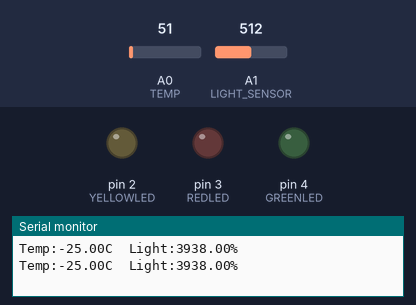
Bench run of a sketch on a simulated Arduino Uno, built with avr-gcc and run on an emulated ATmega328P. On the bench: output pins drawn as LEDs (lit = HIGH), the last lines printed to the serial monitor. Inputs (shaded band) come from the test bench; at power-on: A1 (LIGHT_SENSOR) = 512, A0 (TEMP) = 51. Random numbers use the default seed unless the sketch sets one.

Above: at 1.8 s.
1.9 s: A1 (LIGHT_SENSOR) set to 15
3.4 s: A1 (LIGHT_SENSOR) set to 12
At 4.9 s:
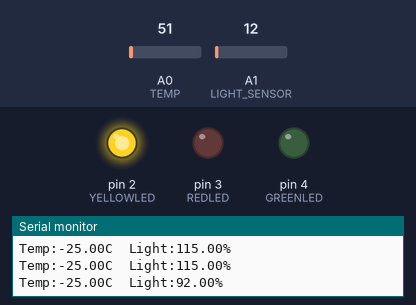
5.5 s: A0 (TEMP) set to 134
7.2 s: A0 (TEMP) set to 155
At 9.2 s:
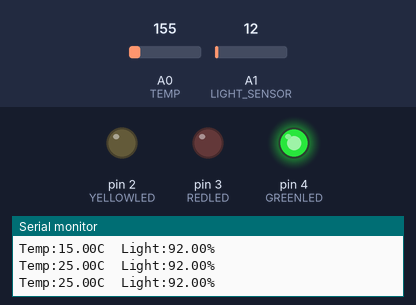
9.5 s: A1 (LIGHT_SENSOR) set to 0
At 10.9 s:
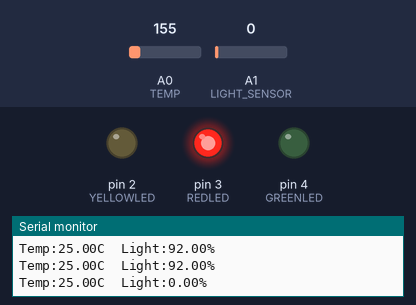
11.5 s: A0 (TEMP) set to 86
13.2 s: A0 (TEMP) set to 72
At 15.4 s:
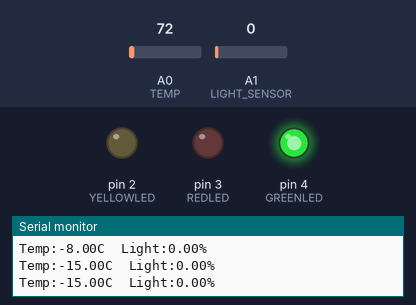
Timing chart, 0 to 16.5 s (numbered marks = the images above; inputs shaded):
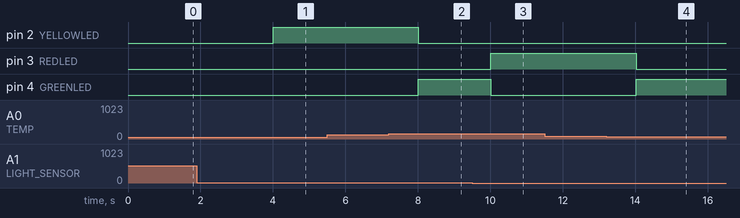

Measured:
- the behaviour switches between 14 and 13 on A1 (LIGHT_SENSOR) (found by bisection; images 0 and 1)
- the behaviour switches between 144 and 145 on A0 (TEMP) (found by bisection; images 1 and 2)
- the behaviour switches between 78 and 77 on A0 (TEMP) (found by bisection; images 3 and 4)
- after the input at 3.4 s, pin 2 (YELLOWLED): LOW → HIGH after 0.61 s
- after the input at 7.2 s, pin 2 (YELLOWLED): HIGH → LOW after 0.81 s; pin 4 (GREENLED): LOW → HIGH after 0.81 s
- after the input at 9.5 s, pin 3 (REDLED): LOW → HIGH after 0.51 s; pin 4 (GREENLED): HIGH → LOW after 0.51 s
- after the input at 13.2 s, pin 3 (REDLED): HIGH → LOW after 0.82 s; pin 4 (GREENLED): LOW → HIGH after 0.82 s

The sketch:

e2.ino
```cpp
// (C) Henrik Lagrosen, János Litkei, Shiyao Xin; Group 35 (2024)
// Work package 0
// Exercise 1
// Submission code: 023513

/* ------------------------------ Define macros ----------------------------- */
#define TEMP         A0   // defines temperature pin
#define LIGHT_SENSOR A1   // defines light sensro pin
#define YELLOWLED    2    // defines yellow led pin
#define REDLED       3    // defines red led pin
#define GREENLED     4    // dewfdines green led pin

// defines setuo function which runs once when program start
void setup() {
    pinMode(GREENLED, OUTPUT);    // configure the green LED
    pinMode(YELLOWLED, OUTPUT);   // configure the yellow LED
    pinMode(REDLED, OUTPUT);      // configure the red LED
    Serial.begin(9600);           // initialize the serial communication
}

// defines loop function which runs continuously
void loop() {
    double tempValue = analogRead(TEMP);   // retrieve the value from temperature sensor
    // map the read in values to the actual temperature values in farenheight
    double temperature = map(tempValue, 20, 358, -40, 125);
    // retrieve the value of the light sensor
    double lightValue = analogRead(LIGHT_SENSOR);
    // map the read in values in percentage
    double lightIntensity = map(lightValue, 0, 13, 0, 100);
    // light up the LED
    indicate_led(temperature, lightIntensity);

    Serial.print("Temp:");
    Serial.print(temperature);
    Serial.print("C\t");
    Serial.print("Light:");
    Serial.print(lightIntensity);
    Serial.println("%");
    delay(1000);   // Wait for 1000 millisecond(s)
}

// This function compare the values of the temperature sensor and light sensor, and light up the LED
void indicate_led(double temperature, double lightIntensity) {
    // indicate the normal dependency
    if ((temperature < -12 && lightIntensity == 0) ||
        (temperature >= -12 && temperature <= 0 && lightIntensity >= 1 && lightIntensity <= 20) ||
        (temperature >= 0 && temperature <= 20 && lightIntensity >= 21 && lightIntensity <= 60) ||
        (temperature >= 21 && lightIntensity >= 61 && lightIntensity <= 100)) {
        digitalWrite(GREENLED, HIGH);   // turn on green
        digitalWrite(YELLOWLED, LOW);   // turn off yellow
        digitalWrite(REDLED, LOW);      // turn off red
    }                                   // deviation when the temperature is higher
    else if ((temperature >= -12 && lightIntensity == 0) ||
             (temperature > 0 && lightIntensity >= 1 && lightIntensity <= 20) ||
             (temperature > 20 && lightIntensity >= 21 && lightIntensity <= 60)) {
        digitalWrite(REDLED, HIGH);     // turn on red
        digitalWrite(YELLOWLED, LOW);   // turn off yellow
        digitalWrite(GREENLED, LOW);    // turn off green
    }   //  deviation when the temperature is lower than it should be
    else if ((temperature < -12 && temperature <= 0 && lightIntensity >= 1 &&
              lightIntensity <= 20) ||
             (temperature < 0 && lightIntensity >= 21 && lightIntensity <= 60) ||
             (temperature < 21 && lightIntensity <= 100)) {
        digitalWrite(YELLOWLED, HIGH);   // turn on yellow
        digitalWrite(REDLED, LOW);       // turn off red
        digitalWrite(GREENLED, LOW);     // turn off green
    }
}
```

e5.c
```cpp
// (C) Henrik Lagrosen, János Litkei, Shiyao Xin; Group 35 (2024)
// Work package 0
// Exercise 1
// Submission code: 023513

/* ----------------------------- Include section ---------------------------- */
#include <stdio.h>    // Include standard input header file
#include <stdlib.h>   // Include standard library header file
#include <time.h>     // Include time.h library header file

/* ------------------------------ Define macros ----------------------------- */
#define MAX 5   // define the maximum number used for the size of the array

/* -------------------------- Function declaration -------------------------- */
void fill_array(int *nums);   // declare function to fill array

/* -------------------------- Main program section -------------------------- */

/**
 * This program creates an array of integers, array[MAX], and then fill it with MAX number of
 * random integers from 1 to 99.
 */

// Main function
int main() {

    int array[MAX];   // declare an array of integers

    // Initialize the array
    for (int i = 0; i < MAX; i++) {
        array[i] = 0;   // initialize each element with 0
    }
    fill_array(array);
    printf("The value of the address of the array (pointer) is: %p\n",
           &array);   // output the array pointer address
    printf("First integer in the array is (array[0]): %d\n",
           array[0]);   // output the first element in the array
    printf("The last integer in the array is: %d\n",
           array[MAX - 1]);   // output the last element in the array
    printf("The size of an integer (number of bytes) is: %lu\n",
           sizeof(int));   // output the the size of an integer
    printf("The size of the whole array in bytes is: %lu\n",
           (sizeof(int) * MAX));   // output the bytes of the array
    int i = 0;                     // define a counter
    int *num = array;              // define a pointer to the array
    while (*num && i < MAX) {   // loop the array via a pointer until the last element of the array
        printf("%d\t", *num);
        printf("%d\n", ((*num) * 2));
        i++;     // increment the counter
        num++;   // move the pointer forward
    }
    // exit the program successfully
    return 0;
}

void fill_array(int *nums) {
    srand(time(NULL));   // seed the number
    int num;             // declare a int variable
    for (int i = 0; i < MAX; i++) {
        num = rand() % 99 + 1;   // store the generated number in a variable temperarily
        nums[i] = num;           // assign the number in the array
        // printf("%d\n", nums[i]);
    }
}
```

e6.c
```cpp
// (C) Henrik Lagrosen, János Litkei, Shiyao Xin; Group 35 (2024)
// Work package 0
// Exercise 1
// Submission code: 023513

#include <stdio.h>    // includes standard i/o library
#include <string.h>   // includes string library for strcpy

#define MAX_INPUT 21   // defines the maximum input length

// custom function to copy a string
void copyString(char *dest, char *src) {
    do {                // do-while loop to copy the string
        *dest = *src;   // copies the character from src to dest
        dest++;         // increments the destination pointer
        // increments the source pointer and checks if it's the end of the string
    } while (*(++src) != '\0');

    *dest = '\0';   // adds the null terminator to the end of the string
}

// main function
int main() {
    // declares the original array and the two copies
    char input[MAX_INPUT], c1[MAX_INPUT], c2[MAX_INPUT];
    fgets(input, MAX_INPUT, stdin);   // reads string from stdin

    strcpy(c1, input);       // copies the string using strcpy
    copyString(c2, input);   // copies the string using my own brilliant function

    printf("Original:   %s\n", input);
    printf("strcpy:     %s\n", c1);
    printf("copyString: %s\n", c2);
}
```
